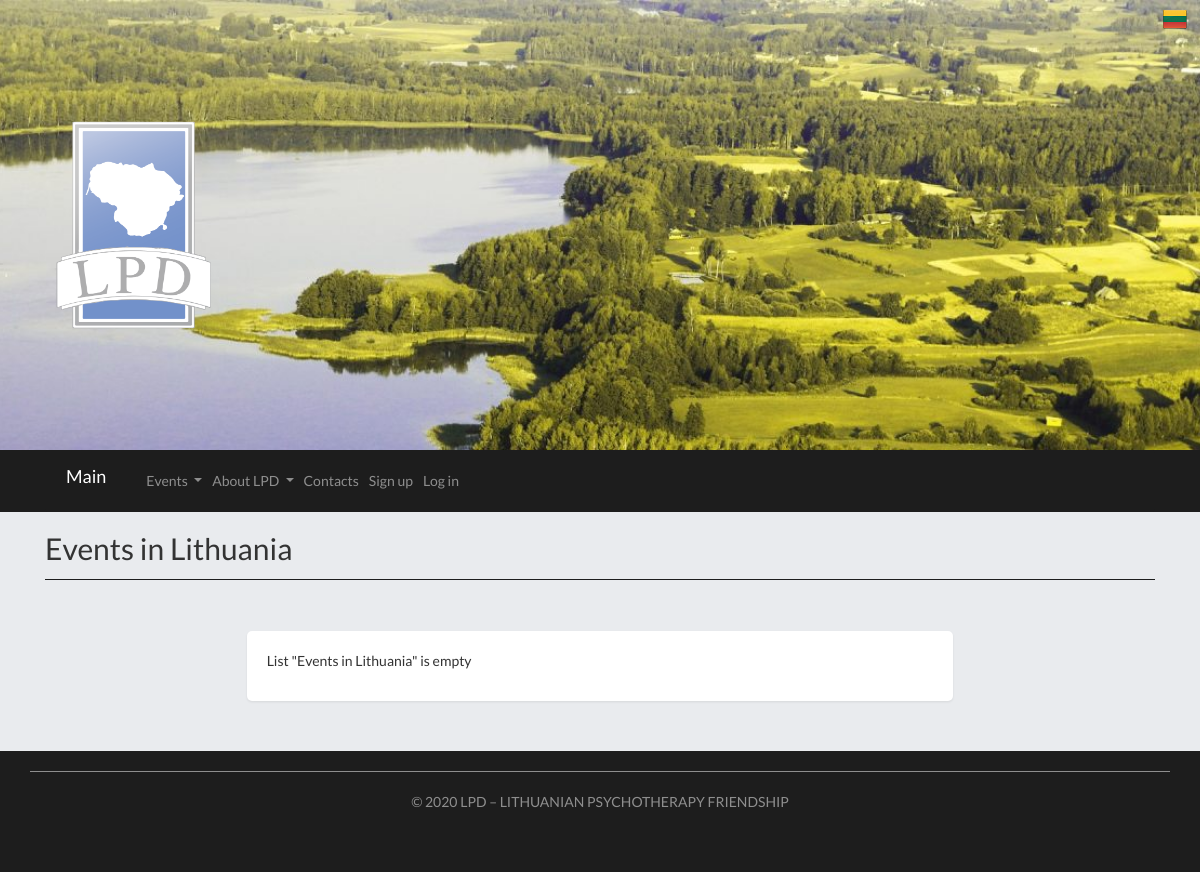
Page /Renginiai_lietuvoje/ on the earlier database version.
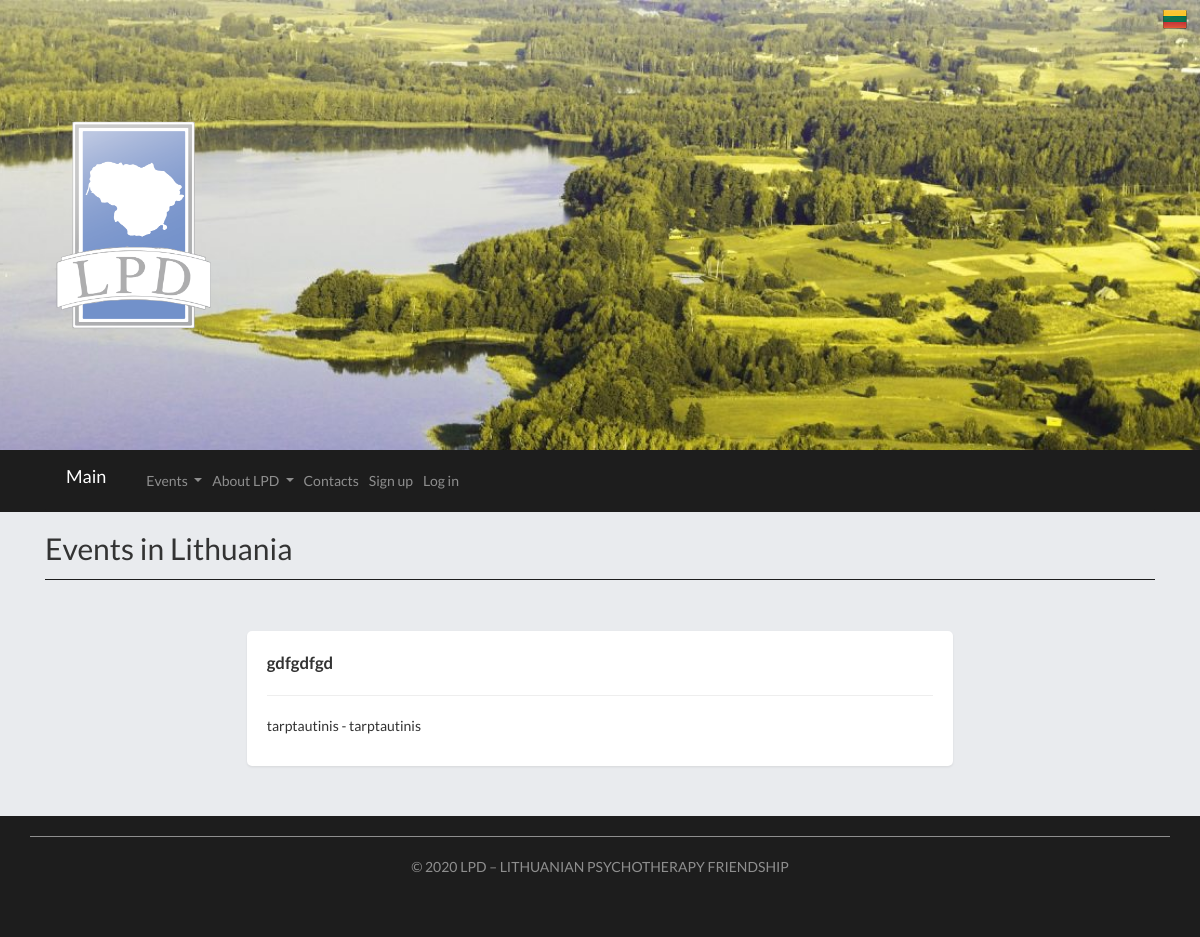
Same page on the later database version.
### main.py (models this page shows)
class News_in_LT(db.Model):
	id = db.Column(db.Integer, primary_key=True)
	date_created = db.Column(db.DateTime, default=datetime.utcnow)
	title = db.Column(db.String(4000), default="")
	title_en = db.Column(db.String(4000), default="")
	date = db.Column(db.String(4000), default="")
	location = db.Column(db.String(4000), default="")

### main.py (the view)
@app.route("/Renginiai_lietuvoje/", methods=["GET", "POST"])
def events():
	events = list(reversed(News_in_LT.query.order_by(News_in_LT.date_created).all()))
	return render_template("Renginiai_lietuvoje.html",events = events , current_user=current_user())

### main.py (called while the page is built)
def guest_user():
	current_user = User()
	current_user.name=""
	current_user.surname="Svecias"
	current_user.email="gg@gg.gg"
	current_user.lvl=0
	current_user.id=-1
	current_user.lang = "LT"
	return current_user

def current_user():
	email = request.cookies.get("current-user-email")
	current_user = User.query.filter_by(email=email).first()
	if current_user == None:
		current_user = guest_user()
	current_user.lang = request.cookies.get("current-user-lang")
	return current_user

### templates/Renginiai_lietuvoje.html (shortened to what this page needs)
{% extends "base.html" %}
{% block page%}
<h2> {% if current_user.lang == "LT" %} Renginiai Lietuvoje {% else %} Events in Lithuania {% endif %}</h2>
<hr class="my_hr">
	<div class= "empty_page">
		<div class = "row justify-content-md-center card_">
			{% if events|length == 0%}
				<div class = "col-md-8 page shadow-sm card_">
					{% if current_user.lang == "LT" %}<p> Renginių sąrašas tuščias</p> {% else %} <p> List "Events in Lithuania" is empty</p> {% endif %}
				</div>
			{% else %}
				{% for event in events %}
					{% if event.title|length > 0%}
						<div class = "col-md-8 page shadow-sm card_">
							<b><big>{% if current_user.lang == "LT" %} {{event.title}} {% else %} {{event.title_en}}{% endif %}</big></b><hr>
							<p>{{event.date}} - {{event.location}}
							</p>
						</div>
					{% endif %}
				{% endfor %}
			{% endif %}
		</div>
	</div>
{% endblock %}

Differences in the rows shown:
added News_in_LT: title_en "gdfgdfgd", date "tarptautinis", location "tarptautinis"
Other differences:
text no longer shown: "List \"Events in Lithuania\" is empty"
